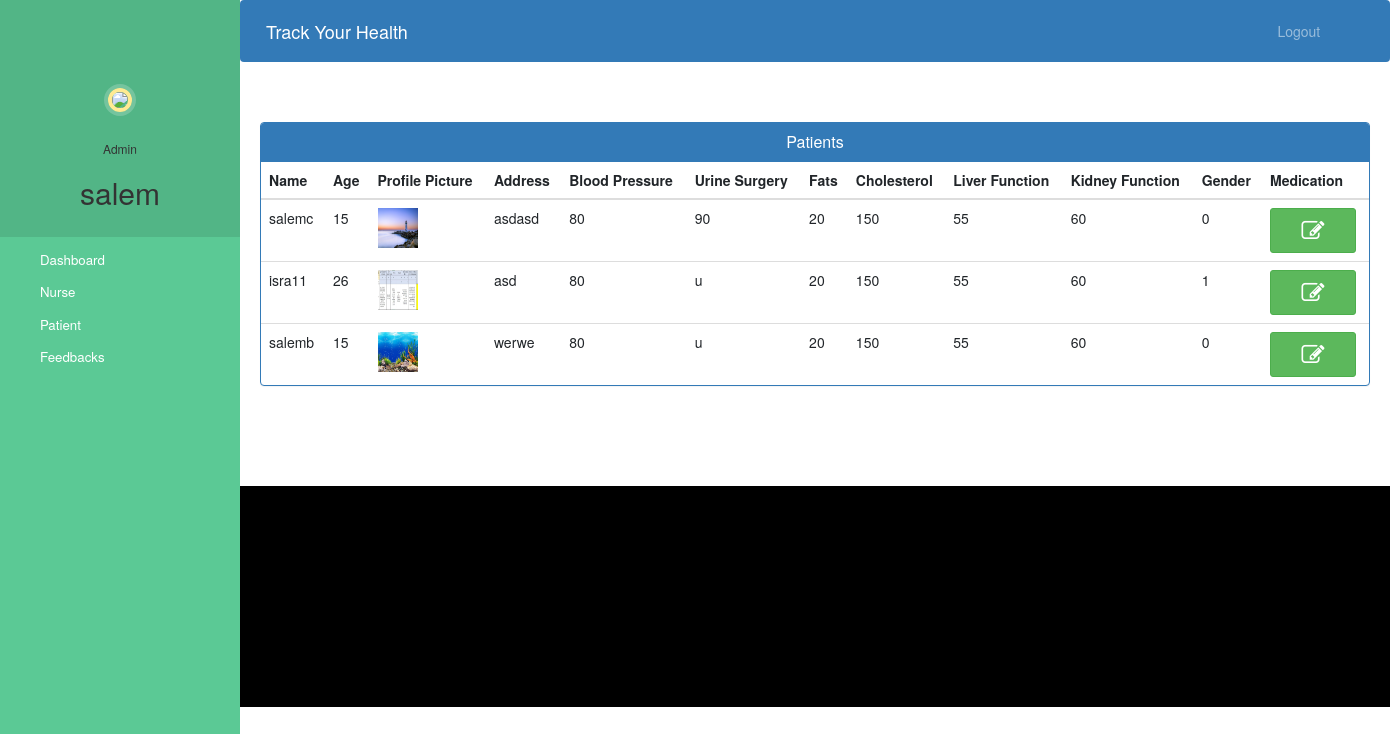
The page /admin-view-patient (signed in) on the database as committed earlier.
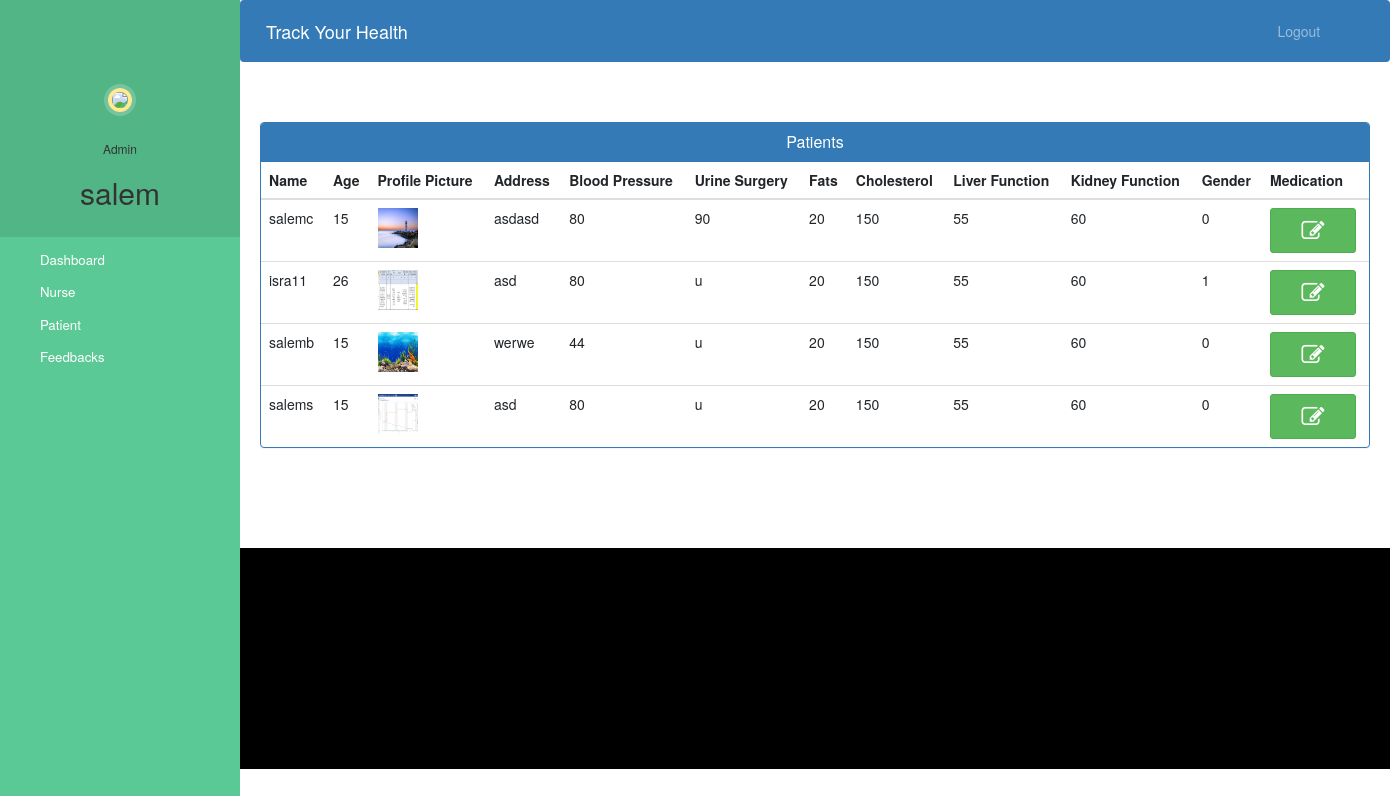
The same page on the database as committed later.
### track/models.py (models this page shows, shortened)
class Patient(models.Model):
    user=models.OneToOneField(User,on_delete=models.CASCADE)
    address = models.CharField(max_length=40)
    gender = models.IntegerField(choices=GENDER_CHOICES)
    age = models.IntegerField(default=15)
    symptoms = models.CharField(max_length=100,null=True)
    assignedDoctorId = models.PositiveIntegerField(null=True)
    profile_pic = models.ImageField(upload_to='profile_pic/PatientProfilePic/', null=True, blank=True)
    admitDate=models.DateField(auto_now=True)
    status=models.BooleanField(default=False)
    Urine_surgery=models.CharField(max_length=1000,default='u')
    Blood_Pressure=models.IntegerField(default=80)
    Glucose=models.IntegerField(default=80)
    Fats=models.IntegerField(default=20)
    Cholesterol=models.IntegerField(default=150)
    Liver_function=models.IntegerField(default=55)
    Kidney_function=models.IntegerField(default=60)
    ECG = models.IntegerField(default=70)
    food_list = models.ManyToManyField(Food)
    feedbacks = models.ManyToManyField(Feedback)
    medication_dosages = models.ManyToManyField(Medication)

### track/views.py (the view)
# urls.py: path('admin-view-patient', views.admin_view_patient_view, name='admin-view-patient'),
@user_passes_test(is_admin)
def admin_view_patient_view(request):
    patients = models.Patient.objects.all()
    return render(request, 'admin_view_patient.html', {'patients': patients})

### track/views.py (called while the page is built)
def is_admin(user):
    return user.is_staff

### templates/admin_view_patient.html (shortened to what this page needs)
{% extends 'admin_base.html' %}
{% block content %}
{%load static%}
<head>
  <link href="//netdna.bootstrapcdn.com/bootstrap/3.0.0/css/bootstrap.min.css" rel="stylesheet" id="bootstrap-css">
</head>
<div class="container">
  <div class="panel panel-primary">
    <div class="panel-heading">
      <h6 class="panel-title">Patients</h6>
    </div>
    <table class="table table-hover" id="dev-table">
      <thead>
        <tr>
          <th>Name</th>
          <th>Age</th>
          <th>Profile Picture</th>
          <th>Address</th>
          <th>Blood Pressure</th>
          <th>Urine Surgery</th>
          <th>Fats</th>
          <th>Cholesterol</th>
          <th>Liver Function</th>
          <th>Kidney Function</th>
          <th>Gender</th>
          <th>Medication</th>
        </tr>
      </thead>
      {% for d in patients %}
        <td> {{d.user}}</td>
        <td>{{d.age}}</td>
        <td> <img src="{% static d.profile_pic.url %}" alt="Profile Pic" height="40px" width="40px" /></td>
        <td>{{d.address}}</td>
        <td>{{d.Blood_Pressure}}</td>
        <td>{{d.Urine_surgery}}</td>
        <td>{{d.Fats}}</td>
        <td>{{d.Cholesterol}}</td>
        <td>{{d.Liver_function}}</td>
        <td>{{d.Kidney_function}}</td>
        <td>{{d.gender}}</td>
        <td><a class="btn btn-success btn-sm" href="{% url 'admin-add-medication' d.id  %}"><span class="fa fa-edit"></span></a></td>
      {% endfor %}
    </table>
  </div>
</div>
{% endblock content %}

Rows that differ between the two databases and show on the page:
changed Patient "werwe": Blood_Pressure "80" → "44"
added Patient: user "salems", age "15", profile_pic (picture), address "asd", Blood_Pressure "80", Urine_surgery "u", Fats "20", Cholesterol "150", Liver_function "55", Kidney_function "60", gender "0"
